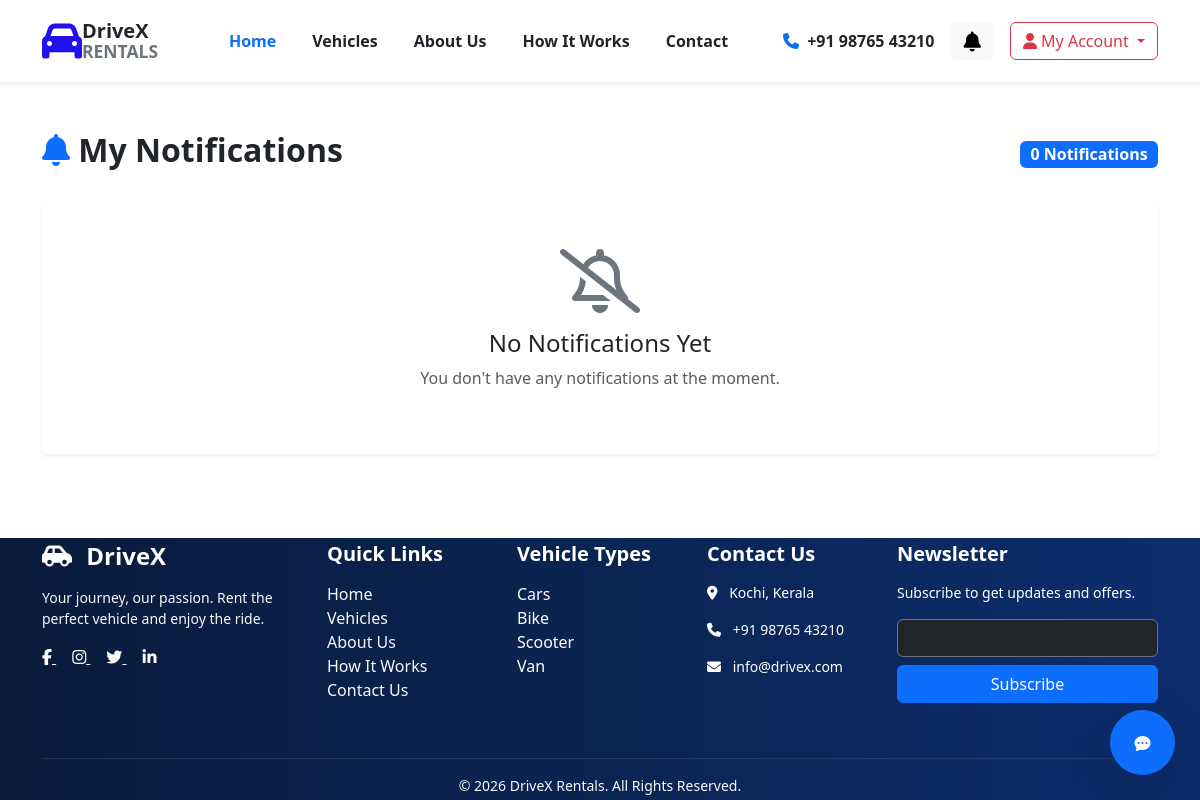
The app's page /rentalapp/notifications/ (signed in), older data.
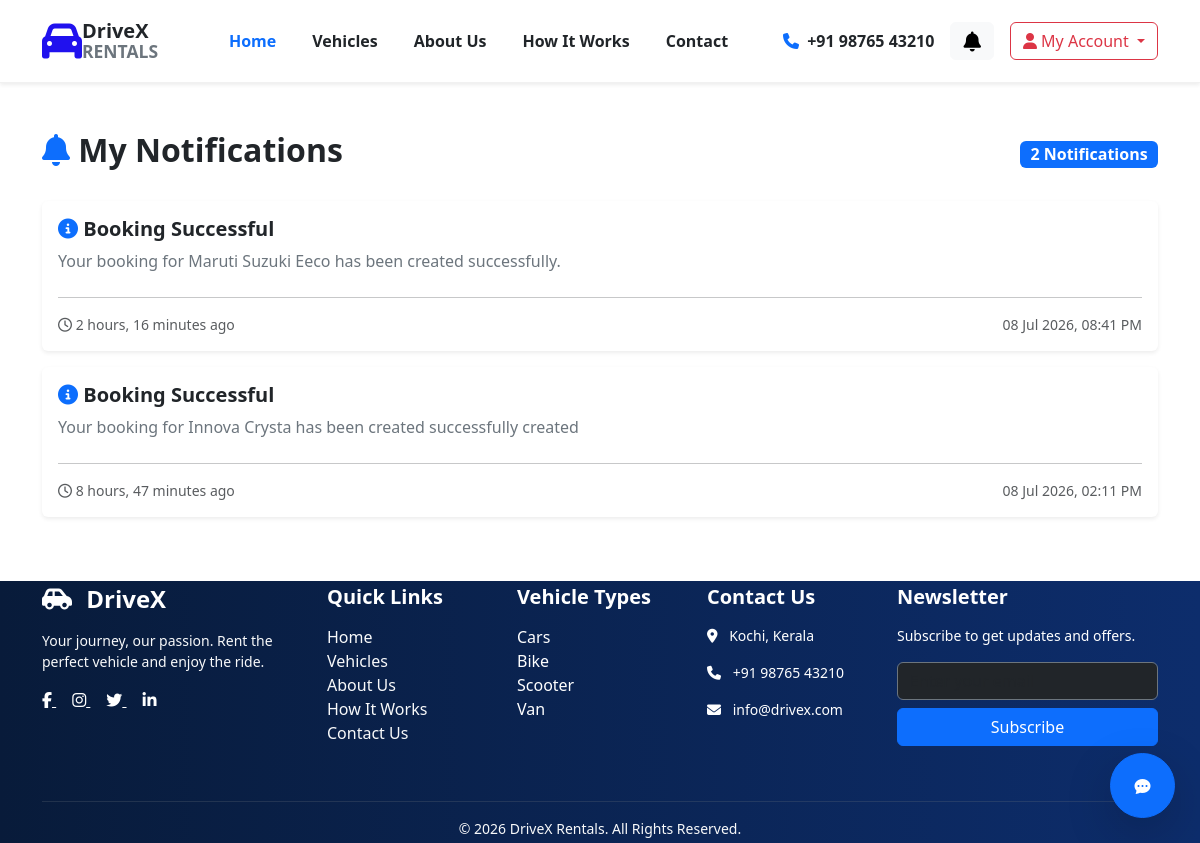
The same page, newer data.
### rental_app/models.py (models this page shows, shortened)
class Notification(models.Model):
    user = models.ForeignKey(User, on_delete=models.CASCADE)
    title = models.CharField(max_length=100)
    message = models.TextField()
    is_read = models.BooleanField(default=False)
    created_at = models.DateTimeField(auto_now_add=True)

### rental_app/views.py (the view)
# urls.py: path("notifications/",NotificationListView.as_view(), name="notifications"),
class NotificationListView(LoginRequiredMixin, ListView):
    model = Notification
    template_name = "notifications.html"
    context_object_name = "notifications"
    def get_queryset(self):
        return Notification.objects.filter(
            user=self.request.user
        ).order_by("-created_at")

### rental_app/context_processors.py (called while the page is built)
def notifications(request):
    if request.user.is_authenticated:
        notifications = Notification.objects.filter(
            user=request.user
        ).order_by('-created_at')
        unread_count = notifications.filter(
            is_read=False
        ).count()
        return {
            "notifications": notifications[:5],
            "unread_count": unread_count
        }
    return {
        "notifications": [],
        "unread_count": 0
    }

### rental_app/templates/notifications.html (shortened to what this page needs)
{% extends "base.html" %}
{% block base %}
<div class="container py-5">
    <div class="d-flex justify-content-between align-items-center mb-4">
        <h2 class="fw-bold">
            <i class="fa-solid fa-bell text-primary"></i>
            My Notifications
        </h2>
        <span class="badge bg-primary fs-6">
            {{ notifications|length }} Notifications
        </span>
    </div>
    {% if notifications %}
        {% for notification in notifications %}
            <div class="card shadow-sm border-0 mb-3
                ">
                <div class="card-body">
                    <div class="d-flex justify-content-between">
                        <div>
                            <h5 class="fw-bold mb-2">
                                <i class="fa-solid fa-circle-info text-primary"></i>
                                {{ notification.title }}
                            </h5>
                            <p class="mb-2 text-secondary">
                                {{ notification.message }}
                            </p>
                        </div>
                    </div>
                    <hr>
                    <div class="d-flex justify-content-between">
                        <small class="text-muted">
                            <i class="fa-regular fa-clock"></i>
                            {{ notification.created_at|timesince }} ago
                        </small>
                        <small class="text-muted">
                            {{ notification.created_at|date:"d M Y, h:i A" }}
                        </small>
                    </div>
                </div>
            </div>
        {% endfor %}
    {% else %}
        <div class="card shadow-sm border-0">
            <div class="card-body text-center py-5">
                <i class="fa-regular fa-bell-slash fa-4x text-secondary mb-3"></i>
                <h4>No Notifications Yet</h4>
                <p class="text-muted">
                    You don't have any notifications at the moment.
                </p>
            </div>
        </div>
    {% endif %}
</div>
{% endblock %}

Row changes from the older to the newer data that the page shows:
added Notification: title "Booking Successful", message "Your booking for Maruti Suzuki Eeco has been created successfully.", created_at "2 hours, 16 minutes", created_at "08 Jul 2026, 08:41 PM"
added Notification: title "Booking Successful", message "Your booking for Innova Crysta has been created successfully created", created_at "8 hours, 47 minutes", created_at "08 Jul 2026, 02:11 PM"
Text that changed along with them:
{{ notifications|length }}: "0" → "2"
text no longer shown: "No Notifications Yet You don't have any notifications at the moment."
